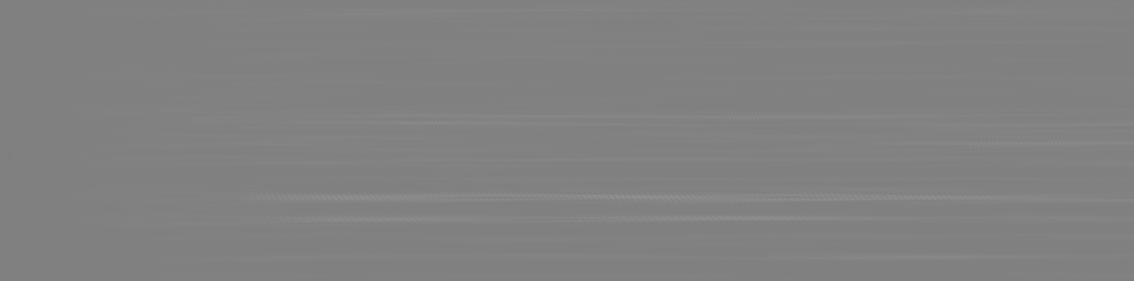
#> input picture dronesound_debug/az84_el0_snippet010_left.png, 3400 x 841 px (shown at 1/3 size); its folder holds 4 pictures in this run
$ python Step_3_preprocess_synth_el0_2.py
#> lines starting #> are read from the running program, lines starting #| are printed output that depends on the picture
import os
from PIL import Image
import matplotlib.pyplot as plt
#input_folder = "plots_left_right_snippets_el0_bin"
#output_folder = "dataset"
#input_folder = "plots_left_right_snippets_el0_bin_real"
input_folder = "dronesound_debug"
output_folder = "dronesound_debug"
# Create folders if they don't exist
def make_dirs(path):
    os.makedirs(path, exist_ok=True)

# Collect all files
files = os.listdir(input_folder)

# Group files by snippet and side
snippets = {}
for filename in files:
    if not filename.endswith(".png"):
        continue
    name = filename.replace(".png", "")
    parts = name.split("_")
    az = parts[0][2:]        # remove 'az'
    el = parts[1][2:]        # remove 'el'
    snippet = parts[2][7:]    # remove 'snippet'
    side = parts[3]            # left or right
    bw = "_bw" in name         # True if it's bw file

    key = (az, el, snippet, side)
    if key not in snippets:
        snippets[key] = {}
    if bw:
        snippets[key]["short"] = filename
    else:
        snippets[key]["long"] = filename

# Process each snippet
for key, file_dict in snippets.items():
    az, el, snippet, side = key
    snippet_folder = os.path.join(output_folder, f"Az{az}_El{el}", snippet)
    make_dirs(snippet_folder)

    # Process long image
    if "long" in file_dict:
        img_path = os.path.join(input_folder, file_dict["long"])
        img = Image.open(img_path)
#> img is the input picture: PIL image 3400x841 RGBA; mean R, G, B, A 129, 129, 129, 255
        img_long = img.resize((340, 84))
        img_long.save(os.path.join(snippet_folder, f"{side}_long.png"))

    # Process short image (bw)
    if "short" in file_dict:
        img_path = os.path.join(input_folder, file_dict["short"])
        img = Image.open(img_path)
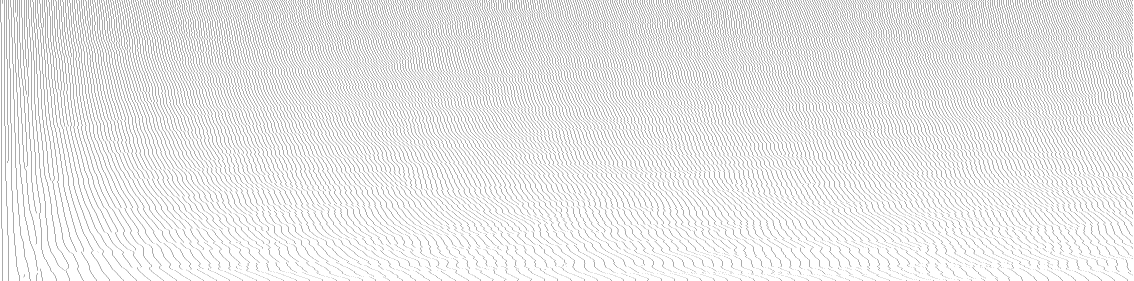
#> input picture dronesound_debug/az84_el0_snippet010_left_bw.png, 3400 x 841 px (shown at 1/3 size)
#> img is the input picture: PIL image 3400x841 RGBA; mean R, G, B, A 233.1, 233.1, 233.1, 255
        width, height = img.size
#> width = 3400; height = 841
        if width >= 1750:
            img_short = img.crop((1650, 0, 1750, height))
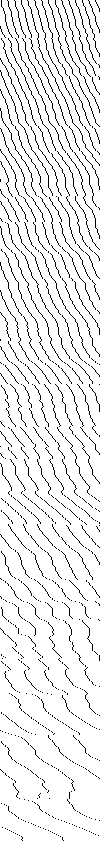
#> img_short: PIL image 100x841 RGBA; mean R, G, B, A 233.1, 233.1, 233.1, 255
        else:
            img_short = img.crop((0, 0, width, height))  # fallback if too small
        img_short.save(os.path.join(snippet_folder, f"{side}_short.png"))
#> pass 2 of the loop `for key, file_dict in snippets.items():`:
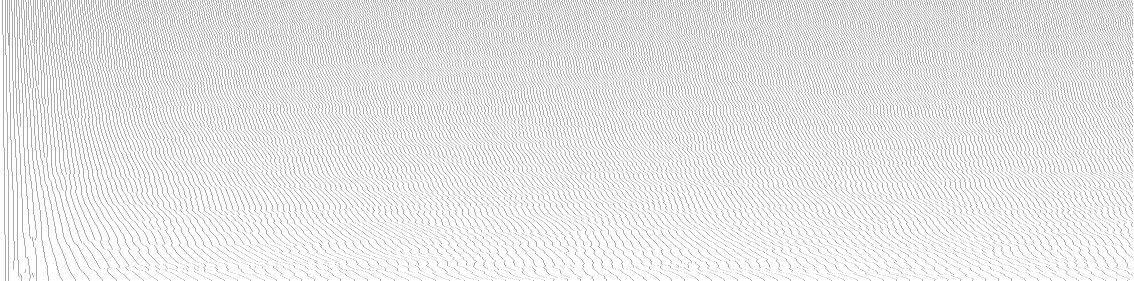
#> input picture dronesound_debug/az84_el0_snippet010_right_bw.png, 3400 x 841 px (shown at 1/3 size)
#> img is the input picture: PIL image 3400x841 RGBA; mean R, G, B, A 233.1, 233.1, 233.1, 255
#> `img_short = img.crop((1650, 0, 1750, height))`:
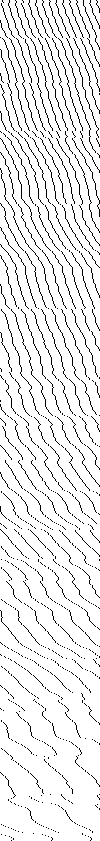
#> img_short: PIL image 100x841 RGBA; mean R, G, B, A 233, 233, 233, 255

print("Dataset organized and resized successfully!")
